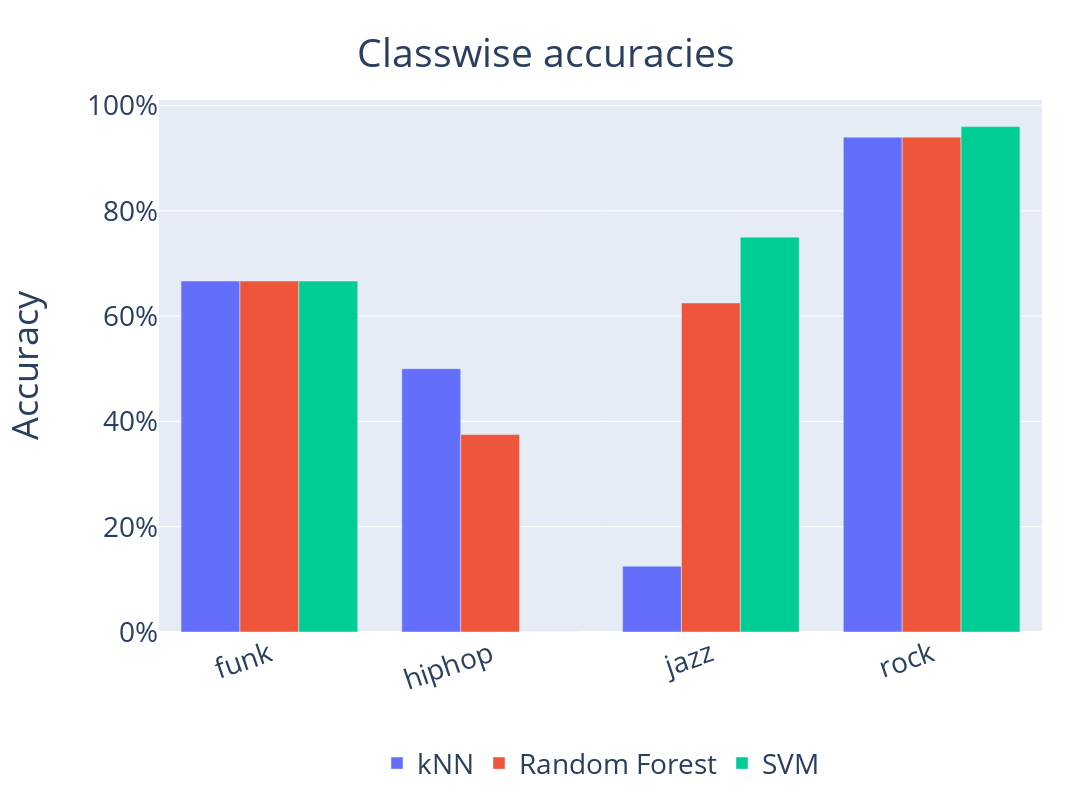

The notebook cell saved with this chart:
### Code cell
import numpy as np
import pandas as pd
classes=KNN_model.classes_
knn_classwise=np.array([0.6666,0.5,0.125,0.94])
rf_classwise = np.array([0.6666,0.375,0.625,0.94])
svm_classwise = np.array([0.6666,0,0.75,0.96])
# fcnn_classwise = np.array([.6271,.5357,.1935,.0298,.3333,.8108])
# cnn_classwise = np.array([0.8953,0.8127,0.9180])

df=pd.DataFrame()

df['kNN']=knn_classwise
df['Random Forest'] = rf_classwise
df['SVM'] = svm_classwise
# df['Fully Connected Network'] = fcnn_classwise
# df['CNN'] = cnn_classwise

df=df.T
df.columns=classes
df=df.T

import plotly.express as px
fig=px.bar(df,x=df.index,y=['kNN','Random Forest','SVM'],barmode='group')
fig.update_layout(
    autosize=True,
    width=1200,
    height=800,
    title={
        'text': "Classwise accuracies",
        'x':0.5,
        'y':0.95,
        'xanchor': 'center',
        'yanchor': 'top',
        },
    font=dict(
        size=28
    ),
    margin=dict(
        l=50,
        r=50,
        b=100,
        t=100,
        pad=0
    ),
    legend=dict(
    orientation="h",
    yanchor="top",
    y=-0.2,
    xanchor="center",
    x=0.5

)
    )
fig.update_xaxes(
        tickangle = -19,
        title_text = "",
        title_font = {"size": 1},
        title_standoff = 0)
fig.update_yaxes(
        tickangle = 0,
        title_text = "Accuracy",
        title_font = {"size": 36},
        title_standoff = 50)
fig.update_layout(legend_title_text='')
fig.update_layout(yaxis= { 'tickformat': ',.0%'})
fig.update_xaxes(automargin=True)
fig.write_image("/Users/vedant/Desktop/Programming/ACA-project/classwise-accuracies.jpg", format="jpg", width=1200, height=800, scale=2)
fig

### Figure 1 — Plotly figure (JSON) as saved in the notebook; plotly's stock layout.template omitted (floating-point values rounded to 4 significant figures)
{"data": [{"alignmentgroup": "True", "hovertemplate": "variable=kNN<br>index=%{x}<br>value=%{y}<extra></extra>", "legendgroup": "kNN", "marker": {"color": "#636efa"}, "name": "kNN", "offsetgroup": "kNN", "orientation": "v", "showlegend": true, "textposition": "auto", "type": "bar", "x": ["funk", "hiphop", "jazz", "rock"], "xaxis": "x", "y": [0.6666, 0.5, 0.125, 0.94], "yaxis": "y"}, {"alignmentgroup": "True", "hovertemplate": "variable=Random Forest<br>index=%{x}<br>value=%{y}<extra></extra>", "legendgroup": "Random Forest", "marker": {"color": "#EF553B"}, "name": "Random Forest", "offsetgroup": "Random Forest", "orientation": "v", "showlegend": true, "textposition": "auto", "type": "bar", "x": ["funk", "hiphop", "jazz", "rock"], "xaxis": "x", "y": [0.6666, 0.375, 0.625, 0.94], "yaxis": "y"}, {"alignmentgroup": "True", "hovertemplate": "variable=SVM<br>index=%{x}<br>value=%{y}<extra></extra>", "legendgroup": "SVM", "marker": {"color": "#00cc96"}, "name": "SVM", "offsetgroup": "SVM", "orientation": "v", "showlegend": true, "textposition": "auto", "type": "bar", "x": ["funk", "hiphop", "jazz", "rock"], "xaxis": "x", "y": [0.6666, 0, 0.75, 0.96], "yaxis": "y"}], "layout": {"autosize": true, "barmode": "group", "font": {"size": 28}, "height": 800, "legend": {"orientation": "h", "title": {"text": ""}, "tracegroupgap": 0, "x": 0.5, "xanchor": "center", "y": -0.2, "yanchor": "top"}, "margin": {"b": 100, "l": 50, "pad": 0, "r": 50, "t": 100}, "title": {"text": "Classwise accuracies", "x": 0.5, "xanchor": "center", "y": 0.95, "yanchor": "top"}, "width": 1200, "xaxis": {"anchor": "y", "automargin": true, "domain": [0, 1], "tickangle": -19, "title": {"font": {"size": 1}, "standoff": 0, "text": ""}}, "yaxis": {"anchor": "x", "domain": [0, 1], "tickangle": 0, "tickformat": ",.0%", "title": {"font": {"size": 36}, "standoff": 50, "text": "Accuracy"}}}}
